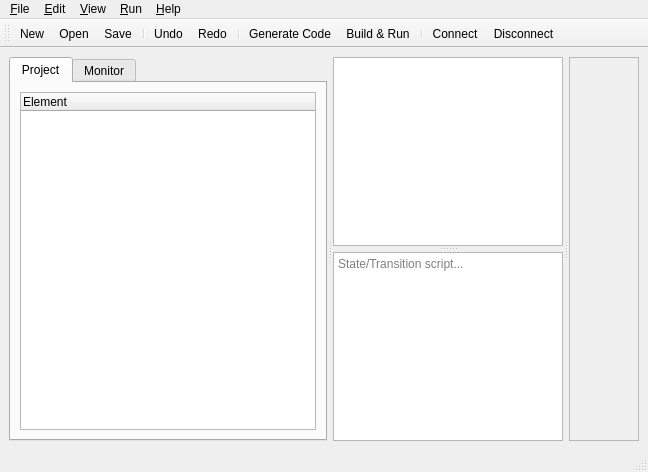
<?xml version="1.0" encoding="UTF-8"?>
<ui version="4.0">
 <class>MainWindow</class>
 <widget class="QMainWindow" name="MainWindow">
  <property name="windowTitle">
   <string>FSM Editor &amp; Monitor</string>
  </property>
  <widget class="QWidget" name="centralwidget">
   <layout class="QVBoxLayout" name="verticalLayout" stretch="0,1">
    <item>
     <widget class="QSplitter" name="horizontalSplitter">
      <property name="handleWidth">
       <number>6</number>
      </property>
      <property name="orientation">
       <enum>Qt::Horizontal</enum>
      </property>
      <widget class="QTabWidget" name="projectTab">
       <property name="minimumWidth">
        <number>220</number>
       </property>
       <widget class="QWidget" name="tabProject">
        <attribute name="title">
         <string>Project</string>
        </attribute>
        <layout class="QVBoxLayout" name="verticalLayout_2">
         <item>
          <widget class="QTreeWidget" name="projectTree">
           <column>
            <property name="text">
             <string>Element</string>
            </property>
           </column>
          </widget>
         </item>
        </layout>
       </widget>
       <widget class="QWidget" name="tabMonitor">
        <attribute name="title">
         <string>Monitor</string>
        </attribute>
        <layout class="QVBoxLayout" name="verticalLayout_3">
         <item>
          <widget class="QLabel" name="labelCurrentState">
           <property name="text">
            <string>Current State: -</string>
           </property>
          </widget>
         </item>
         <item>
          <widget class="QTableWidget" name="tableLastValues">
           <property name="columnCount">
            <number>2</number>
           </property>
           <property name="rowCount">
            <number>0</number>
           </property>
           <column>
            <property name="text">
             <string>Name</string>
            </property>
           </column>
           <column>
            <property name="text">
             <string>Value</string>
            </property>
           </column>
          </widget>
         </item>
         <item>
          <widget class="QGroupBox" name="groupInject">
           <property name="title">
            <string>Inject Input</string>
           </property>
           <layout class="QHBoxLayout" name="horizontalLayoutInject">
            <item>
             <widget class="QLineEdit" name="lineEditInputName">
              <property name="placeholderText">
               <string>Input name</string>
              </property>
             </widget>
            </item>
            <item>
             <widget class="QLineEdit" name="lineEditInputValue">
              <property name="placeholderText">
               <string>Value</string>
              </property>
             </widget>
            </item>
            <item>
             <widget class="QPushButton" name="buttonInject">
              <property name="text">
               <string>Send</string>
              </property>
             </widget>
            </item>
           </layout>
          </widget>
         </item>
        </layout>
       </widget>
      </widget>
      <widget class="QSplitter" name="centralSplitter">
       <property name="handleWidth">
        <number>6</number>
       </property>
       <property name="orientation">
        <enum>Qt::Vertical</enum>
       </property>
       <widget class="QGraphicsView" name="graphicsViewDiagram">
        <property name="dragMode">
         <enum>QGraphicsView::RubberBandDrag</enum>
        </property>
       </widget>
       <widget class="QPlainTextEdit" name="codeEditor">
        <property name="objectName">
         <string>codeEditor</string>
        </property>
        <property name="placeholderText">
         <string>State/Transition script...</string>
        </property>
       </widget>
      </widget>
      <widget class="QScrollArea" name="scrollProperty">
       <property name="widgetResizable">
        <bool>true</bool>
       </property>
       <widget class="QWidget" name="scrollAreaWidgetContents">
        <layout class="QFormLayout" name="formProperties"/>
       </widget>
      </widget>
     </widget>
    </item>
   </layout>
  </widget>
  <widget class="QMenuBar" name="menubar">
   <property name="nativeMenuBar">
    <bool>true</bool>
   </property>
   <widget class="QMenu" name="menuFile">
    <property name="title">
     <string>&amp;File</string>
    </property>
    <addaction name="actionNew"/>
    <addaction name="actionOpen"/>
    <addaction name="actionSave"/>
    <addaction name="actionSaveAs"/>
    <addaction name="separator"/>
    <addaction name="actionExit"/>
   </widget>
   <widget class="QMenu" name="menuEdit">
    <property name="title">
     <string>&amp;Edit</string>
    </property>
    <addaction name="actionUndo"/>
    <addaction name="actionRedo"/>
    <addaction name="separator"/>
    <addaction name="actionCut"/>
    <addaction name="actionCopy"/>
    <addaction name="actionPaste"/>
    <addaction name="actionDelete"/>
   </widget>
   <widget class="QMenu" name="menuView">
    <property name="title">
     <string>&amp;View</string>
    </property>
   </widget>
   <widget class="QMenu" name="menuRun">
    <property name="title">
     <string>&amp;Run</string>
    </property>
    <addaction name="actionGenerateCode"/>
    <addaction name="actionBuildRun"/>
    <addaction name="separator"/>
    <addaction name="actionConnect"/>
    <addaction name="actionDisconnect"/>
   </widget>
   <widget class="QMenu" name="menuHelp">
    <property name="title">
     <string>&amp;Help</string>
    </property>
    <addaction name="actionAbout"/>
   </widget>
   <addaction name="menuFile"/>
   <addaction name="menuEdit"/>
   <addaction name="menuView"/>
   <addaction name="menuRun"/>
   <addaction name="menuHelp"/>
  </widget>
  <widget class="QToolBar" name="mainToolBar">
   <addaction name="actionNew"/>
   <addaction name="actionOpen"/>
   <addaction name="actionSave"/>
   <addaction name="separator"/>
   <addaction name="actionUndo"/>
   <addaction name="actionRedo"/>
   <addaction name="separator"/>
   <addaction name="actionGenerateCode"/>
   <addaction name="actionBuildRun"/>
   <addaction name="separator"/>
   <addaction name="actionConnect"/>
   <addaction name="actionDisconnect"/>
  </widget>
  <widget class="QStatusBar" name="statusbar"/>
  <action name="actionNew">
   <property name="text">
    <string>&amp;New</string>
   </property>
   <property name="shortcut">
    <string>Ctrl+N</string>
   </property>
  </action>
  <action name="actionOpen">
   <property name="text">
    <string>&amp;Open...</string>
   </property>
   <property name="shortcut">
    <string>Ctrl+O</string>
   </property>
  </action>
  <action name="actionSave">
   <property name="text">
    <string>&amp;Save</string>
   </property>
   <property name="shortcut">
    <string>Ctrl+S</string>
   </property>
  </action>
  <action name="actionSaveAs">
   <property name="text">
    <string>Save &amp;As...</string>
   </property>
  </action>
  <action name="actionExit">
   <property name="text">
    <string>E&amp;xit</string>
   </property>
  </action>
  <action name="actionUndo">
   <property name="text">
    <string>&amp;Undo</string>
   </property>
   <property name="shortcut">
    <string>Ctrl+Z</string>
   </property>
  </action>
  <action name="actionRedo">
   <property name="text">
    <string>&amp;Redo</string>
   </property>
   <property name="shortcut">
    <string>Ctrl+Y</string>
   </property>
  </action>
  <action name="actionCut">
   <property name="text">
    <string>Cu&amp;t</string>
   </property>
   <property name="shortcut">
    <string>Ctrl+X</string>
   </property>
  </action>
  <action name="actionCopy">
   <property name="text">
    <string>&amp;Copy</string>
   </property>
   <property name="shortcut">
    <string>Ctrl+C</string>
   </property>
  </action>
  <action name="actionPaste">
   <property name="text">
    <string>&amp;Paste</string>
   </property>
   <property name="shortcut">
    <string>Ctrl+V</string>
   </property>
  </action>
  <action name="actionDelete">
   <property name="text">
    <string>&amp;Delete</string>
   </property>
   <property name="shortcut">
    <string>Del</string>
   </property>
  </action>
  <action name="actionGenerateCode">
   <property name="text">
    <string>Generate &amp;Code</string>
   </property>
   <property name="toolTip">
    <string>Generate C++ interpreter code</string>
   </property>
  </action>
  <action name="actionBuildRun">
   <property name="text">
    <string>&amp;Build &amp;&amp; Run</string>
   </property>
   <property name="toolTip">
    <string>Compile and launch interpreter</string>
   </property>
  </action>
  <action name="actionConnect">
   <property name="text">
    <string>&amp;Connect</string>
   </property>
   <property name="toolTip">
    <string>Connect to running interpreter</string>
   </property>
  </action>
  <action name="actionDisconnect">
   <property name="text">
    <string>Dis&amp;connect</string>
   </property>
   <property name="toolTip">
    <string>Disconnect from interpreter</string>
   </property>
  </action>
  <action name="actionAbout">
   <property name="text">
    <string>&amp;About</string>
   </property>
  </action>
 </widget>
 <resources/>
 <connections/>
</ui>
